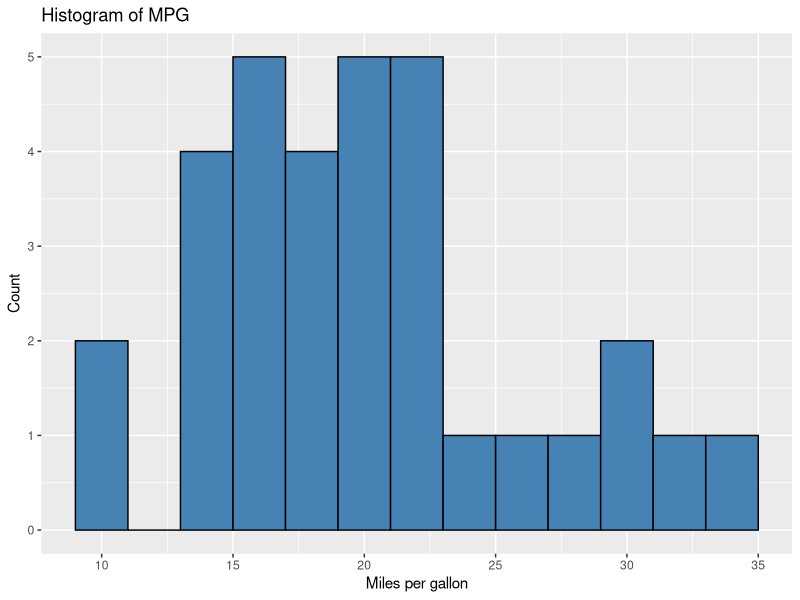
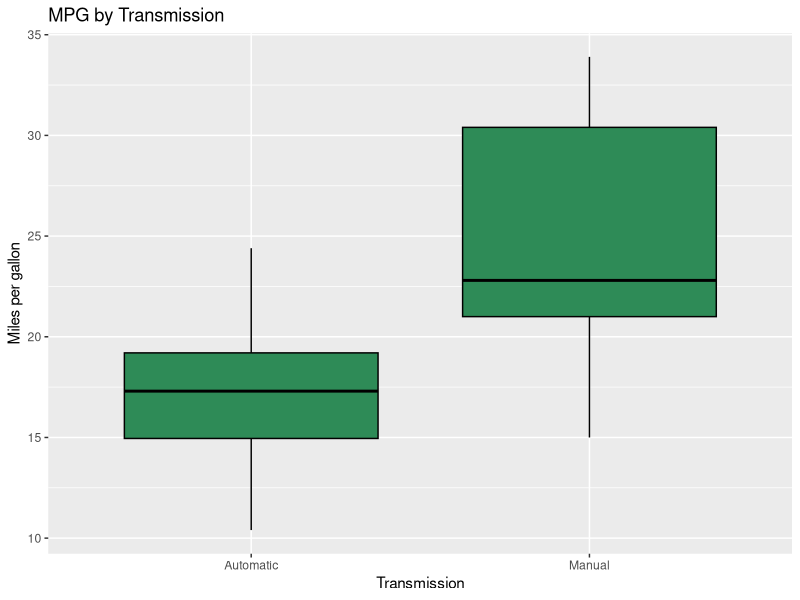
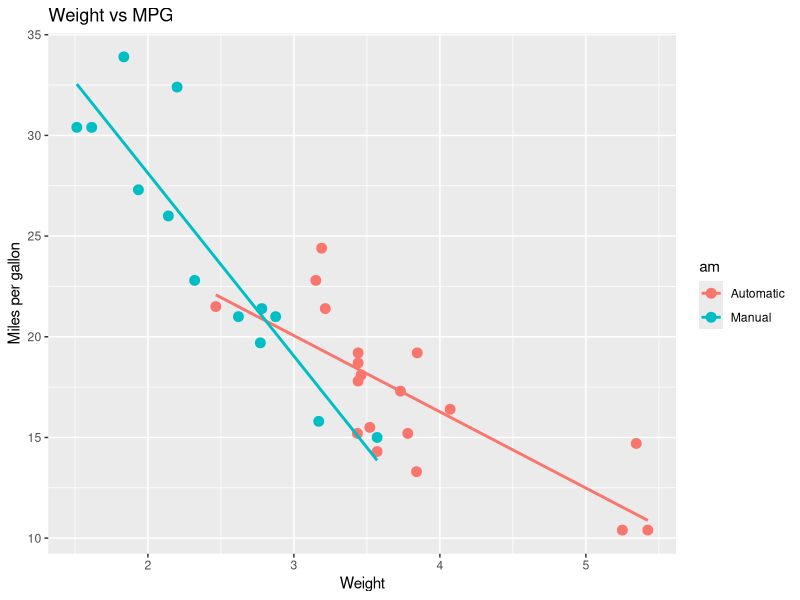

Reproduce these figures in R, in order.
library(dplyr)
library(ggplot2)
library(psych)

data("mtcars")

mtcars$am <- factor(mtcars$am, labels = c('Automatic', 'Manual'))
mtcars$cyl <- factor(mtcars$cyl)

head(mtcars)

#filter manual cars

manual_cars <- mtcars %>%
  filter(am == "Manual")
head (manual_cars)

# cyl = 6
cylinder_six <- mtcars %>%
  filter(cyl == 6)
head (cylinder_six)

# Filter cars with mpg greater than 25

mpg <- mtcars %>%
  filter(mpg > 25)
head (mpg)

#Produce a frequency table of transmission type.
table(mtcars$am)

#Produce a frequency table of cylinders.
table(mtcars$cyl)

#Create a cross-tabulation of cylinders by transmission.
table(mtcars$cyl, mtcars$am)

#Mean
mean(mtcars$mpg, na.rm = TRUE)

#Median
median(mtcars$mpg, na.rm = TRUE)

#Standard Deviation
sd(mtcars$mpg, na.rm = TRUE)

#Interquartile Range (IQR)
IQR(mtcars$mpg, na.rm = TRUE)

# Calculate mean mpg by transmission type.
mtcars %>%
  group_by(am) %>%
  summarise(
    mean_am = mean(mpg, na.rm = TRUE),
    n = n()
  )

# Calculate mean horsepower by number of cylinders.
mtcars %>%
  group_by(cyl) %>%
  summarise(
    mean_hp = mean(hp, na.rm = TRUE),
    n = n()
  )

#Histogram of mpg
ggplot(mtcars, aes(x = mpg)) +
  geom_histogram(binwidth = 2, fill = "steelblue", colour = "black") +
  labs(title = "Histogram of MPG", x = "Miles per gallon", y = "Count")

#Boxplot of mpg by transmission
ggplot(mtcars, aes(x = am, y = mpg)) +
  geom_boxplot(fill = "seagreen", colour = "black") +
  labs(title = "MPG by Transmission", x = "Transmission", y = "Miles per gallon")

#Scatterplot of weight (wt) vs mpg
ggplot(mtcars, aes(x = wt, y = mpg, colour = am)) +
  geom_point(size = 3) +
  geom_smooth(method = "lm", se = FALSE) +
  labs(title = "Weight vs MPG", x = "Weight", y = "Miles per gallon")
